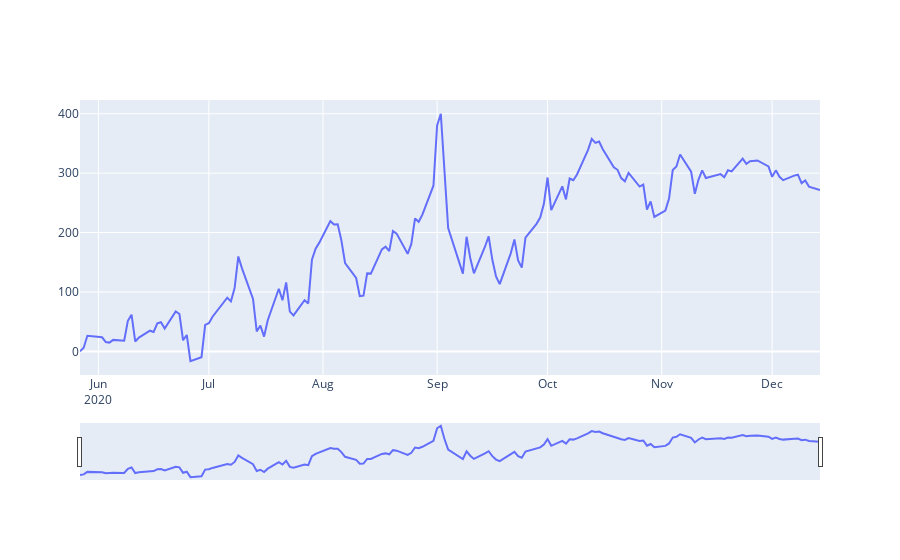

Here is the notebook cell this chart was saved with:
### Code cell
portfolio.closed_orders.plot_daily_returns()

print(portfolio.closed_orders.pos_daily_returns_df)
res = portfolio.closed_orders.pos_daily_returns_df.dropna()
print(res)

### Figure 1 — Plotly figure (JSON) as saved in the notebook; plotly's stock layout.template omitted (floating-point values rounded to 4 significant figures; data arrays with more than 128 entries replaced by an {"elided": "..."} marker saying what was removed)
{"data": [{"type": "scatter", "x": {"elided": "141 str values"}, "y": {"elided": "141 float values"}}], "layout": {"xaxis": {"dtick": "M1", "rangeslider": {"visible": true}, "tickformat": "%b\n%Y"}}}
